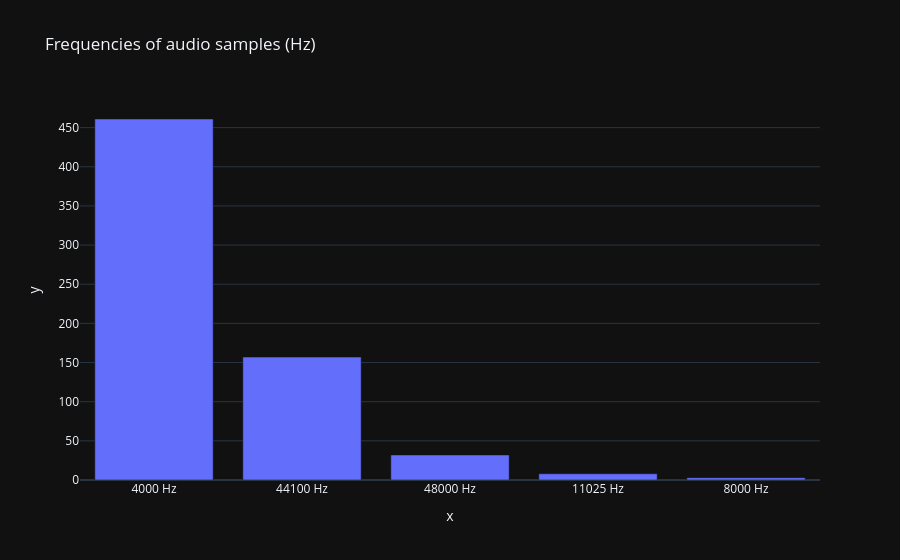

Source (notebook cell):
### Code cell
fig = px.bar(y=sr_values, x=[f"{sr} Hz" for sr in sr_values.index], title="Frequencies of audio samples (Hz)")
fig.write_image("frequency_bar.png")
fig.show()

### Figure 1 — Plotly figure (JSON) as saved in the notebook; plotly's stock layout.template omitted (floating-point values rounded to 4 significant figures)
{"data": [{"alignmentgroup": "True", "hovertemplate": "x=%{x}<br>y=%{y}<extra></extra>", "legendgroup": "", "marker": {"color": "#636efa", "pattern": {"shape": ""}}, "name": "", "offsetgroup": "", "orientation": "v", "showlegend": false, "textposition": "auto", "x": ["4000 Hz", "44100 Hz", "48000 Hz", "11025 Hz", "8000 Hz"], "xaxis": "x", "y": [461, 157, 32, 8, 3], "yaxis": "y", "type": "bar"}], "layout": {"xaxis": {"anchor": "y", "domain": [0.0, 1.0], "title": {"text": "x"}}, "yaxis": {"anchor": "x", "domain": [0.0, 1.0], "title": {"text": "y"}}, "legend": {"tracegroupgap": 0}, "title": {"text": "Frequencies of audio samples (Hz)"}, "barmode": "relative"}}
